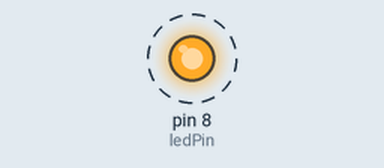
The sketch below on a simulated Arduino Uno, built with avr-gcc and run on an emulated ATmega328P. On the bench: output pins drawn as LEDs (lit = HIGH). Dashed ring = blinking.

Above: at 0.05 s.
Timing chart, 0 to 3.0 s (numbered marks = the images above):
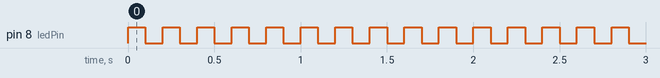

Measured:
- by itself, pin 8 (ledPin): alternates HIGH for 0.10 s and LOW for 0.10 s

The sketch:

Test_Lights_1.ino
```cpp
int ledPin = 8;

void setup() {
  pinMode(ledPin, OUTPUT);
}

void loop() {
  digitalWrite(ledPin, HIGH);
  delay(100);
  digitalWrite(ledPin, LOW);
  delay(100);
}
```
